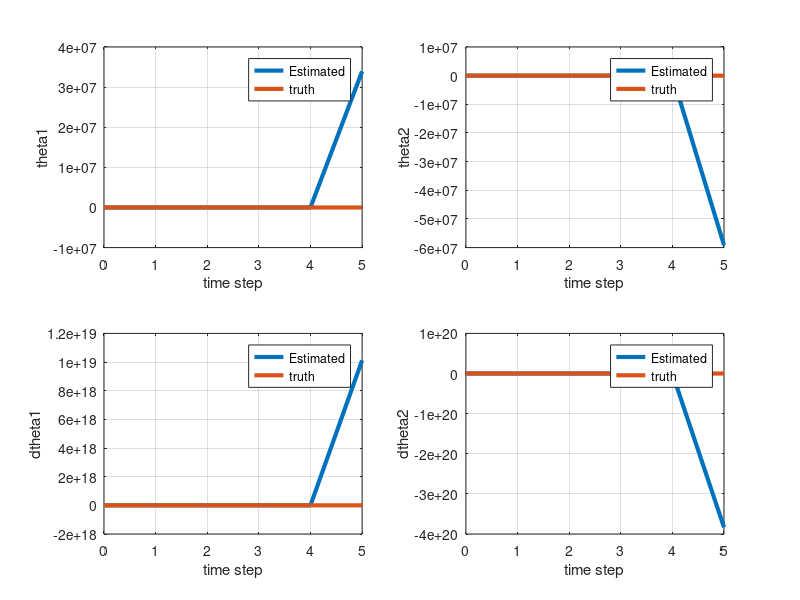

Write MATLAB code to recreate this figure.
% -------------------------------------------------------------------------
%
% File : Unscented KalmanFilterLocalization.m
%
% Discription : Mobible robot localization sample code with
%               Unscented Kalman Filter (UKF)
%
% Environment : Matlab
%
% Author : Atsushi Sakai
%
% Copyright (c): 2014 Atsushi Sakai
%
% License : Modified BSD Software License Agreement
% -------------------------------------------------------------------------
 
function [] = UnscentedKalmanFilterLocalization()
 
close all;
clear all;
 
disp('Unscented Kalman Filter (UKF) sample program start!!')
 
% G-flag (for debug)
global gFlag
gFlag = true;
 % -----------------------------------------
% UKF Parameter
alpha=0.001;
beta =2;
kappa=0;

% Covariance Matrix
PEst = eye(4).*1;
 % -----------------------------------------

time = 0;
endtime = 0.5; % [sec]
if gFlag
    endtime = endtime / 10;
end
global dt;
dt = 0.01; % [sec]
 
nSteps = ceil((endtime - time)/dt);
 
% State Vector [x y yaw v]'
xEst=[0 pi/4 0 0]';
 
% True State
xTrue=xEst;
 


% Dead Reckoning
xd=xTrue;

% Observation vector [x y yaw v]'
z=[0]';

result.time=[];
result.xTrue=[xTrue'];
result.xd=[xd'];
result.xEst=[xEst'];
result.z=[z];
result.PEst=[diag(PEst)'];
result.u=[];

% Covariance Matrix for predict
Q=diag([0.0001 0.0001 0.0001 0.0001]);
 
% Covariance Matrix for observation
R=diag([0.0001]);

% Simulation parameter
global Qsigma
Qsigma=diag([0.0001 0.0001]);
 
global Rsigma
Rsigma=diag([0.0001]);

global l1
l1=0.5;
global l2
l2=0.25;
global a1
a1=1.0;
global a2
a2=0.5;
global m1
m1=10.0;
global m2
m2=5.0;
global I1
I1=5.0;
global I2
I2=0.5;
global d1
d1=0.0;
global d2
d2=0.0;
global g
g=9.8;

n=length(xEst);%size of state vector
lamda=alpha^2*(n+kappa)-n;

%calculate weights
wm=[lamda/(lamda+n)];
wc=[(lamda/(lamda+n))+(1-alpha^2+beta)];
% wc=[(lamda/(lamda+n))];
for i=1:2*n
    wm=[wm 1/(2*(n+lamda))];
    wc=[wc 1/(2*(n+lamda))];
end
wmall = sum(wm);
wcall = sum(wc);
gamma=sqrt(n+lamda);

%movcount=0;
tic;
% Main loop
for i=1 : nSteps
    time = time + dt;
    % Input
    u=doControl(time);
    % Observation
    [z,xTrue,xd,u]=Observation(xTrue, xd, u);
    
    % ------ Unscented Kalman Filter --------
    % Predict 
    sigma=GenerateSigmaPoints(xEst,PEst,gamma);
    sigma=PredictMotion(sigma,u);
    xPred=(wm*sigma')';
    PPred=CalcSimgaPointsCovariance(xPred,sigma,wc,Q);
    
    % Update
    y = z - h(xPred);
    sigma=GenerateSigmaPoints(xPred,PPred,gamma);
    zSigma=PredictObservationZ(sigma);
    zb=(wm*zSigma')';
    St=CalcSimgaPointsCovariance(zb,zSigma,wc,R);
    Pxz=CalcPxz(sigma,xPred,zSigma,zb,wc);
    K=Pxz*inv(St);
    xEst = xPred + K*y;
    PEst=PPred-K*St*K';
    
    % Simulation Result
    result.time=[result.time; time];
    result.xTrue=[result.xTrue; xTrue'];
    result.xd=[result.xd; xd'];
    result.xEst=[result.xEst;xEst'];
    result.z=[result.z; z'];
    result.PEst=[result.PEst; diag(PEst)'];
    result.u=[result.u; u'];    
    
end
toc

DrawGraph(result, nSteps);

function sigma=PredictMotion(sigma,u)
% Sigma Points predition with motion model
for i=1:length(sigma(1,:))
    sigma(:,i)=f(sigma(:,i),u);
end

function zSigma=PredictObservationZ(sigma)
% Sigma Points predition with observation model
for i=1:length(sigma(1,:))
    zSigma(:,i)=h(sigma(:,i));
end

function P=CalcSimgaPointsCovariance(xPred,sigma,wc,N)
nSigma=length(sigma(1,:));
d=sigma-repmat(xPred,1,nSigma);
P=N;
for i=1:nSigma
    P=P+wc(i)*d(:,i)*d(:,i)';
end

function P=CalcPxz(sigma,xPred,zSigma,zb,wc)
nSigma=length(sigma(1,:));
dx=sigma-repmat(xPred,1,nSigma);
dz=zSigma-repmat(zb,1,nSigma);
P = [0 0 0 0]';
for i=1:nSigma
    P=P+wc(i)*dx(:,i)*dz(:,i)';
end

function sigma=GenerateSigmaPoints(xEst,PEst,gamma)
sigma=xEst;
Psqrt=sqrtm(PEst);
n=length(xEst);
%Positive direction
for ip=1:n
    sigma=[sigma xEst+gamma*Psqrt(:,ip)];
end
%Negative direction
for in=1:n
    sigma=[sigma xEst-gamma*Psqrt(:,in)];
end

function xd = f(x, u)
% Motion Model
 
global dt;
 
global m1;
global m2;
global l1;
global l2;
global I1;
global I2;
global a1;

fai1 = m1*l1*l1 + m2*a1*a1 + I1;
fai2 = m2*l2*l2 + I2;
fai3 = m2*a1*l2;

D = [fai1+fai2+2*fai3*cos(x(2)) fai2+fai3*cos(x(2)) ; fai2+fai3*cos(x(2)) fai2];
X = [x(4) x(3)+x(4) ; -x(3) 0];
qd = [x(3) x(4)]';

global gFlag;
if gFlag
    ttd = inv(D) * (X*qd.*(fai3*sin(x(2))) - PowerofGravity(x(1), x(2)));
else
    ttd = inv(D) * (X*qd.*(fai3*sin(x(2))));
end
    
xd= [x(3) x(4) ttd']';

function G = PowerofGravity(x1, x2)
global m1;
global m2;
global l1;
global l2;
global a1;
global a2;
global g;
g1 = m1*l1*cos(x1) + m2*(a1*cos(x1) + l2*cos(x1+x2));
g2 = m2*l2*cos(x1+x2);
G = [g1 g2]'.*g;

function z = h(x)
%Observation Model
global l1;
global l2;
z = l1*cos(x(1)) + l2*cos(x(1)+x(2));

function u = doControl(time)
u =[0 0]'; 
 
%Calc Observation from noise prameter
function [z, x, xd, u] = Observation(x, xd, u)
global Qsigma;
global Rsigma;
 
x=f(x, u);% Ground Truth
u=u+Qsigma*randn(2,1);%add Process Noise
xd=f(xd, u);% Dead Reckoning
z=h(x+Rsigma*randn(1,1));%Simulate Observation

function []=DrawGraph(result, numofStep)

xEst = result.xEst;
xTrue = result.xTrue;

figure(1);

subplot(2, 2, 1);
plot(0:length(xEst(:, 1) )-1, xEst(:, 1), 'LineWidth', 3);hold on;
plot(0:length(xTrue(:, 1))-1, xTrue(:,1), 'LineWidth', 3);hold on;
xlabel('time step');
ylabel('theta1');
legend('Estimated', 'truth');
grid on;
subplot(2, 2, 2);
plot(0:length(xEst(:, 1) )-1, xEst(:, 2), 'LineWidth', 3);hold on;
plot(0:length(xTrue(:, 1))-1, xTrue(:,2), 'LineWidth', 3);hold on;
xlabel('time step');
ylabel('theta2');
legend('Estimated', 'truth');
grid on;
subplot(2, 2, 3);
plot(0:length(xEst(:, 1) )-1, xEst(:, 3), 'LineWidth', 3);hold on;
plot(0:length(xTrue(:, 1))-1, xTrue(:,3), 'LineWidth', 3);hold on;
xlabel('time step');
ylabel('dtheta1');
legend('Estimated', 'truth');
grid on;
subplot(2, 2, 4);
plot(0:length(xEst(:, 1) )-1, xEst(:, 4), 'LineWidth', 3);hold on;
plot(0:length(xTrue(:, 1))-1, xTrue(:,4), 'LineWidth', 3);hold on;
xlabel('time step');
ylabel('dtheta2');
legend('Estimated', 'truth');
grid on;